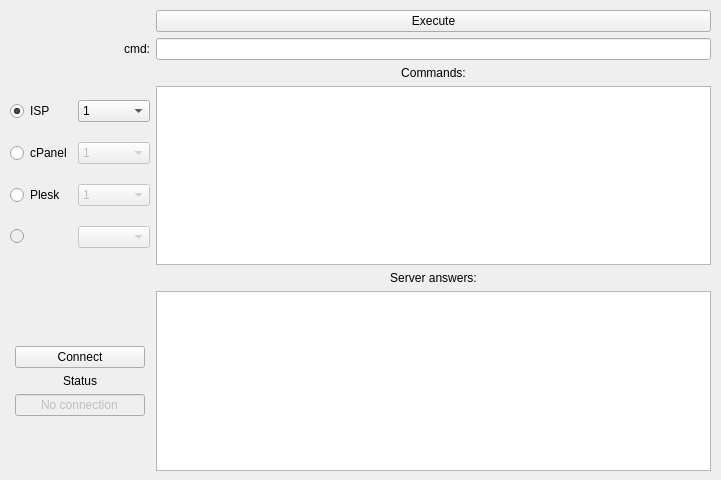
<?xml version="1.0" encoding="UTF-8"?>
<ui version="4.0">
 <class>Form</class>
 <widget class="QWidget" name="Form">
  <property name="geometry">
   <rect>
    <x>0</x>
    <y>0</y>
    <width>721</width>
    <height>480</height>
   </rect>
  </property>
  <property name="windowTitle">
   <string>Form</string>
  </property>
  <widget class="QWidget" name="gridLayoutWidget">
   <property name="geometry">
    <rect>
     <x>5</x>
     <y>5</y>
     <width>711</width>
     <height>471</height>
    </rect>
   </property>
   <layout class="QGridLayout" name="gridLayout">
    <property name="margin">
     <number>5</number>
    </property>
    <item row="0" column="1">
     <widget class="QPushButton" name="pushButton">
      <property name="sizePolicy">
       <sizepolicy hsizetype="Preferred" vsizetype="Fixed">
        <horstretch>0</horstretch>
        <verstretch>0</verstretch>
       </sizepolicy>
      </property>
      <property name="text">
       <string>Execute</string>
      </property>
     </widget>
    </item>
    <item row="1" column="1">
     <widget class="QLineEdit" name="lineEdit"/>
    </item>
    <item row="1" column="0">
     <widget class="QLabel" name="label">
      <property name="text">
       <string>cmd:</string>
      </property>
      <property name="alignment">
       <set>Qt::AlignRight|Qt::AlignTrailing|Qt::AlignVCenter</set>
      </property>
     </widget>
    </item>
    <item row="3" column="1">
     <widget class="QTextEdit" name="textEdit">
      <property name="sizePolicy">
       <sizepolicy hsizetype="Expanding" vsizetype="Expanding">
        <horstretch>0</horstretch>
        <verstretch>0</verstretch>
       </sizepolicy>
      </property>
     </widget>
    </item>
    <item row="5" column="1">
     <widget class="QTextEdit" name="textEdit_2">
      <property name="enabled">
       <bool>true</bool>
      </property>
      <property name="sizePolicy">
       <sizepolicy hsizetype="Expanding" vsizetype="Expanding">
        <horstretch>0</horstretch>
        <verstretch>0</verstretch>
       </sizepolicy>
      </property>
     </widget>
    </item>
    <item row="4" column="1">
     <widget class="QLabel" name="label_3">
      <property name="text">
       <string>Server answers:</string>
      </property>
      <property name="alignment">
       <set>Qt::AlignCenter</set>
      </property>
     </widget>
    </item>
    <item row="2" column="1">
     <widget class="QLabel" name="label_2">
      <property name="text">
       <string>Commands:</string>
      </property>
      <property name="alignment">
       <set>Qt::AlignCenter</set>
      </property>
     </widget>
    </item>
    <item row="5" column="0">
     <layout class="QVBoxLayout" name="verticalLayout_2">
      <item>
       <layout class="QVBoxLayout" name="verticalLayout" stretch="0,0,0">
        <property name="sizeConstraint">
         <enum>QLayout::SetDefaultConstraint</enum>
        </property>
        <property name="margin">
         <number>5</number>
        </property>
        <item>
         <widget class="QPushButton" name="pushButton_2">
          <property name="sizePolicy">
           <sizepolicy hsizetype="Preferred" vsizetype="Fixed">
            <horstretch>0</horstretch>
            <verstretch>0</verstretch>
           </sizepolicy>
          </property>
          <property name="text">
           <string>Connect</string>
          </property>
         </widget>
        </item>
        <item>
         <widget class="QLabel" name="label_4">
          <property name="sizePolicy">
           <sizepolicy hsizetype="Preferred" vsizetype="Fixed">
            <horstretch>0</horstretch>
            <verstretch>0</verstretch>
           </sizepolicy>
          </property>
          <property name="text">
           <string>Status</string>
          </property>
          <property name="alignment">
           <set>Qt::AlignCenter</set>
          </property>
         </widget>
        </item>
        <item>
         <widget class="QLineEdit" name="lineEdit_2">
          <property name="enabled">
           <bool>false</bool>
          </property>
          <property name="sizePolicy">
           <sizepolicy hsizetype="Preferred" vsizetype="Fixed">
            <horstretch>0</horstretch>
            <verstretch>0</verstretch>
           </sizepolicy>
          </property>
          <property name="text">
           <string>No connection</string>
          </property>
          <property name="alignment">
           <set>Qt::AlignCenter</set>
          </property>
         </widget>
        </item>
       </layout>
      </item>
     </layout>
    </item>
    <item row="3" column="0">
     <layout class="QGridLayout" name="gridLayout_2">
      <item row="0" column="1">
       <widget class="QComboBox" name="comboBox_isp">
        <item>
         <property name="text">
          <string>1</string>
         </property>
        </item>
        <item>
         <property name="text">
          <string>2</string>
         </property>
        </item>
        <item>
         <property name="text">
          <string>4</string>
         </property>
        </item>
        <item>
         <property name="text">
          <string>7</string>
         </property>
        </item>
        <item>
         <property name="text">
          <string>8</string>
         </property>
        </item>
        <item>
         <property name="text">
          <string>9</string>
         </property>
        </item>
        <item>
         <property name="text">
          <string>10</string>
         </property>
        </item>
        <item>
         <property name="text">
          <string>11</string>
         </property>
        </item>
        <item>
         <property name="text">
          <string>12</string>
         </property>
        </item>
        <item>
         <property name="text">
          <string>13</string>
         </property>
        </item>
        <item>
         <property name="text">
          <string>14</string>
         </property>
        </item>
        <item>
         <property name="text">
          <string>15</string>
         </property>
        </item>
        <item>
         <property name="text">
          <string>16</string>
         </property>
        </item>
        <item>
         <property name="text">
          <string>17</string>
         </property>
        </item>
        <item>
         <property name="text">
          <string>18</string>
         </property>
        </item>
        <item>
         <property name="text">
          <string>19</string>
         </property>
        </item>
        <item>
         <property name="text">
          <string>20</string>
         </property>
        </item>
        <item>
         <property name="text">
          <string>21</string>
         </property>
        </item>
        <item>
         <property name="text">
          <string>22</string>
         </property>
        </item>
        <item>
         <property name="text">
          <string>23</string>
         </property>
        </item>
        <item>
         <property name="text">
          <string>24</string>
         </property>
        </item>
        <item>
         <property name="text">
          <string>25</string>
         </property>
        </item>
        <item>
         <property name="text">
          <string>26</string>
         </property>
        </item>
       </widget>
      </item>
      <item row="1" column="1">
       <widget class="QComboBox" name="comboBox_scp">
        <property name="enabled">
         <bool>false</bool>
        </property>
        <item>
         <property name="text">
          <string>1</string>
         </property>
        </item>
        <item>
         <property name="text">
          <string>2</string>
         </property>
        </item>
        <item>
         <property name="text">
          <string>3</string>
         </property>
        </item>
        <item>
         <property name="text">
          <string>4</string>
         </property>
        </item>
       </widget>
      </item>
      <item row="2" column="1">
       <widget class="QComboBox" name="comboBox_spl">
        <property name="enabled">
         <bool>false</bool>
        </property>
        <item>
         <property name="text">
          <string>1</string>
         </property>
        </item>
        <item>
         <property name="text">
          <string>2</string>
         </property>
        </item>
        <item>
         <property name="text">
          <string>3</string>
         </property>
        </item>
       </widget>
      </item>
      <item row="0" column="0">
       <widget class="QRadioButton" name="radioButton_isp">
        <property name="text">
         <string>ISP</string>
        </property>
        <property name="checked">
         <bool>true</bool>
        </property>
       </widget>
      </item>
      <item row="1" column="0">
       <widget class="QRadioButton" name="radioButton_scp">
        <property name="text">
         <string>cPanel</string>
        </property>
       </widget>
      </item>
      <item row="2" column="0">
       <widget class="QRadioButton" name="radioButton_spl">
        <property name="text">
         <string>Plesk</string>
        </property>
       </widget>
      </item>
      <item row="3" column="0">
       <widget class="QRadioButton" name="radioButton_4">
        <property name="enabled">
         <bool>false</bool>
        </property>
        <property name="text">
         <string/>
        </property>
        <property name="checkable">
         <bool>true</bool>
        </property>
       </widget>
      </item>
      <item row="3" column="1">
       <widget class="QComboBox" name="comboBox_4">
        <property name="enabled">
         <bool>false</bool>
        </property>
       </widget>
      </item>
     </layout>
    </item>
   </layout>
  </widget>
 </widget>
 <resources/>
 <connections/>
</ui>
